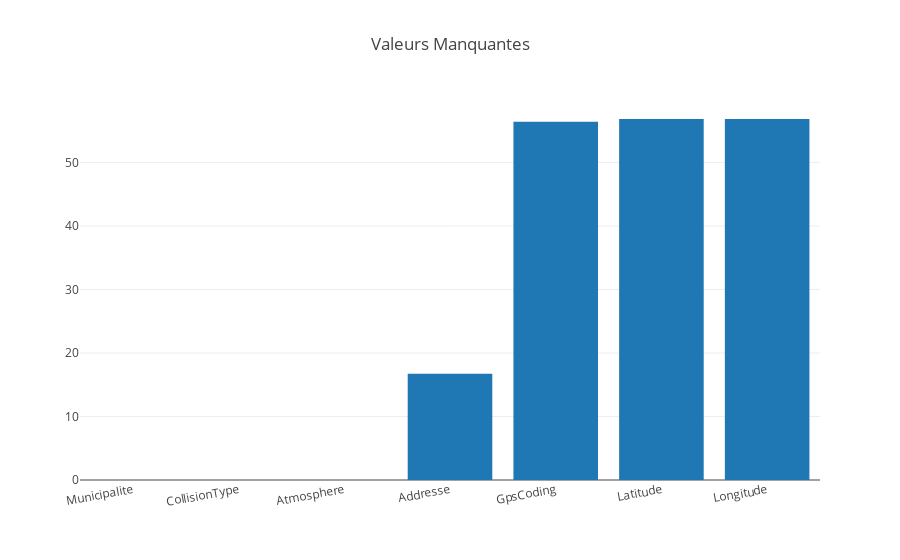

Write notebook code for a chart like this one.
### Markdown cell above
#### Donnée manquantes `charactestics`

### Code cell
missigData = charactestics.isnull().sum() / len(charactestics)
missigData = missigData[missigData > 0]
missigData.sort_values(inplace=True)
missigData = missigData.to_frame()
missigData.columns = ['percentage']
missigData['percentage']=missigData['percentage']*100
missigData.index.names = ['Variable']
missigData['Variable'] = missigData.index

trace = [go.Bar(x=missigData['Variable'], y=missigData['percentage'])]
layout = go.Layout( title='Valeurs Manquantes', xaxis=dict(tickangle=-10) )
fig = go.Figure(data=trace, layout=layout)
plt.iplot(fig)

### Figure 1 — Plotly figure (JSON) as saved in the notebook; plotly's stock layout.template omitted (floating-point values rounded to 4 significant figures)
{"data": [{"type": "bar", "uid": "a7d46e76-5036-4304-81ed-5203300818b9", "x": ["Municipalite", "CollisionType", "Atmosphere", "Addresse", "GpsCoding", "Latitude", "Longitude"], "y": [0.0002381, 0.00131, 0.006548, 16.73, 56.4, 56.85, 56.85]}], "layout": {"title": {"text": "Valeurs Manquantes"}, "xaxis": {"tickangle": -10}}}
